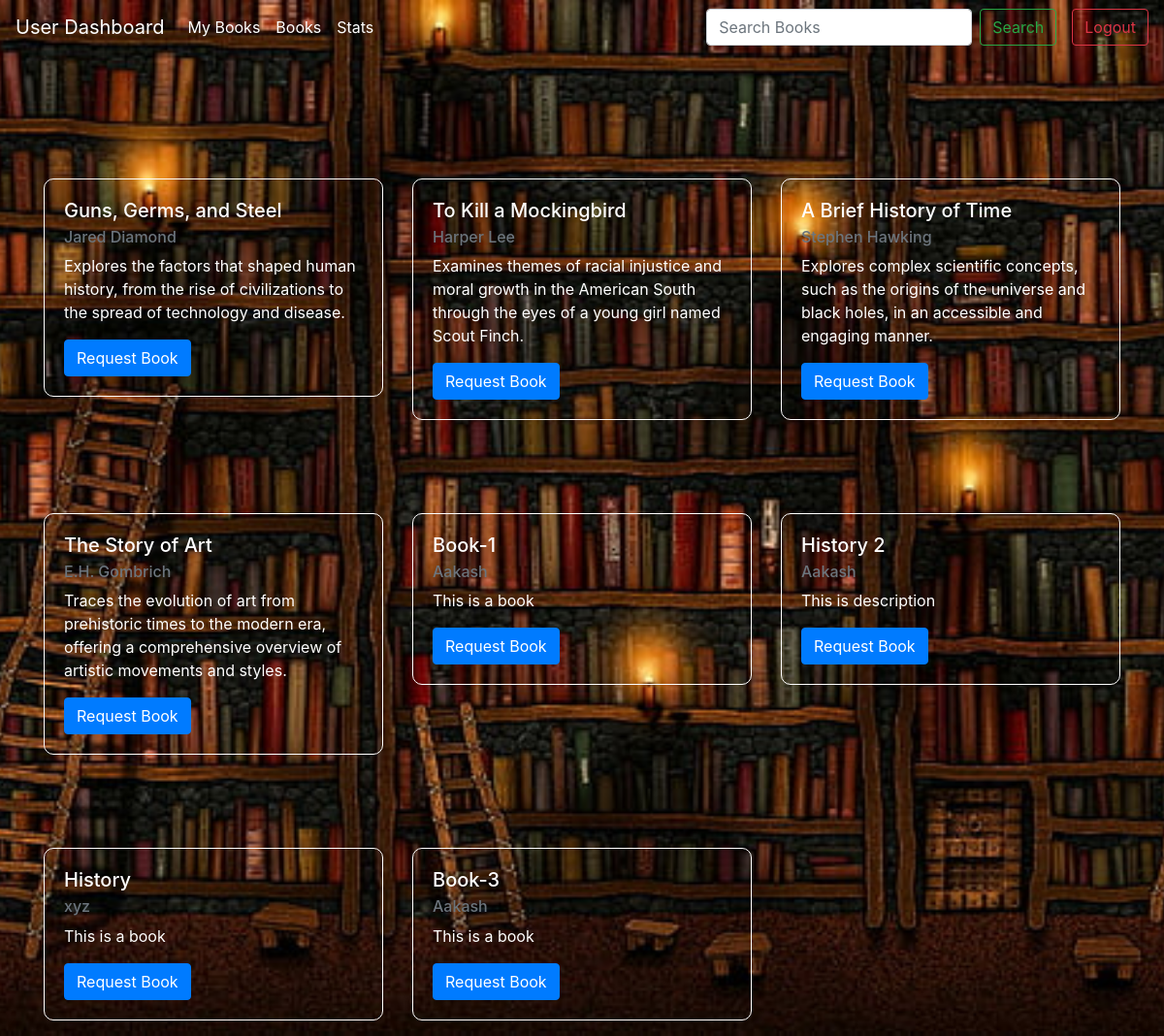
The app's page /search_books with its own data.
### app.py (models this page shows)
class Book(db.Model):
    id = db.Column(db.Integer, primary_key=True)
    title = db.Column(db.String(100), nullable=False)
    author = db.Column(db.String(100), nullable=False)
    description = db.Column(db.Text, nullable=True)
    section_id = db.Column(db.Integer, db.ForeignKey('section.id'), nullable=False)
    section = db.relationship('Section', backref=db.backref('books', lazy=True))

### app.py (the view)
@app.route('/search_books', methods=['GET', 'POST'])
def search_books():
    if request.method == 'POST':
        query = request.form['query']
    else:
        query = request.args.get('query', '')
    if query:
        search_results = Book.query.filter((Book.title.ilike(f'%{query}%')) | (Book.author.ilike(f'%{query}%'))).all()
    else:
        search_results = Book.query.all()
    return render_template('userDashboard.html', all_books=search_results, query=query)

### templates/userDashboard.html (shortened to what this page needs)
<!DOCTYPE html>
<html lang="en">
<head>
    <link rel="stylesheet" href="https://maxcdn.bootstrapcdn.com/bootstrap/4.5.2/css/bootstrap.min.css">
</head>
<body>
    <nav class="navbar navbar-expand-lg navbar-dark ">
        <a class="navbar-brand" href="{{url_for('user_dashboard')}}">User Dashboard</a>
        <div class="collapse navbar-collapse" id="navbarSupportedContent">
            <ul class="navbar-nav mr-auto">
                <li class="nav-item active">
                    <a class="nav-link" href="{{ url_for('my_books') }}">My Books</a>
                </li>
                <li class="nav-item active">
                    <a class="nav-link" href="{{url_for('user_dashboard')}}">Books</a>
                </li>
                <li class="nav-item active">
                    <a class="nav-link" href="{{url_for('user_statisticspg')}}">Stats</a>
                </li>
            </ul>
            <form class="form-inline my-2 my-lg-0" action="{{ url_for('search_books') }}" method="GET">
                <input class="form-control mr-sm-2" type="search" placeholder="Search Books" aria-label="Search" name="query">
                <button class="btn btn-outline-success my-2 my-sm-0" type="submit">Search</button>
            </form>
            <form action="{{ url_for('logout') }}" method="post" class="form-inline my-2 my-lg-0 ml-3">
                <button class="btn btn-outline-danger my-2 my-sm-0" type="submit">Logout</button>
            </form>
        </div>
    </nav>
    <div class="container mt-5">
        <div class="row">
            {% if all_books %}
                {% for book in all_books %}
                <div class="col-md-4">
                    <div class="card mb-3"style="background-color: rgba(127, 76, 43, 0); border: 1px solid white;border-radius: 10px;margin-top: 80px;">
                        <div class="card-body" style="color: white;">
                            <h5 class="card-title">{{ book.title }}</h5>
                            <h6 class="card-subtitle mb-2 text-muted">{{ book.author }}</h6>
                            <p class="card-text">{{ book.description }}</p>
                            <a href="{{ url_for('request_bookpg', book_id=book.id) }}" class="btn btn-primary">Request Book</a>
                        </div>
                    </div>
                </div>
                {% endfor %}
            {% else %}
                <div class="col-md-12">
                    <p>No books available.</p>
                </div>
            {% endif %}
        </div>
    </div>
</body>
</html>

### templates/userDashboard.html (style rules this page uses)
body { background-image: url('static/BackImg.jpg'); background-size: cover; background-position: center; background-repeat: no-repeat; }

### records on screen
Book: title "Guns, Germs, and Steel", author "Jared Diamond", description "Explores the factors that shaped human history, from the rise of civilizations to the spread of technology and disease."
Book: title "To Kill a Mockingbird", author "Harper Lee", description "Examines themes of racial injustice and moral growth in the American South through the eyes of a young girl named Scout Finch."
Book: title "A Brief History of Time", author "Stephen Hawking", description "Explores complex scientific concepts, such as the origins of the universe and black holes, in an accessible and engaging manner."
Book: title "The Story of Art", author "E.H. Gombrich", description "Traces the evolution of art from prehistoric times to the modern era, offering a comprehensive overview of artistic movements and styles."
Book: title "Book-1", author "Aakash", description "This is a book"
Book: title "History 2", author "Aakash", description "This is description"
Book: title "History", author "xyz", description "This is a book"
Book: title "Book-3", author "Aakash", description "This is a book"
